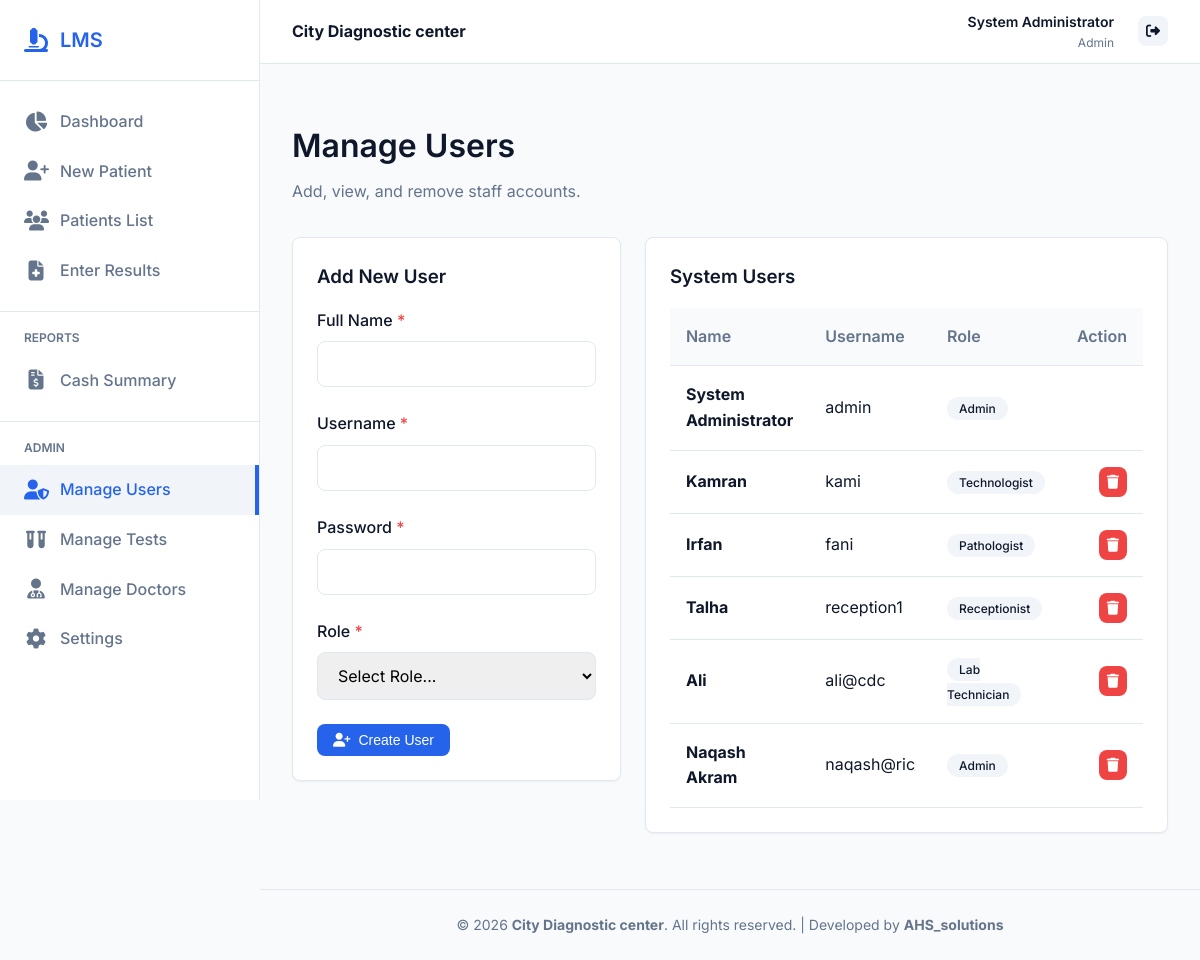
Page /users (signed in) on the earlier database version.
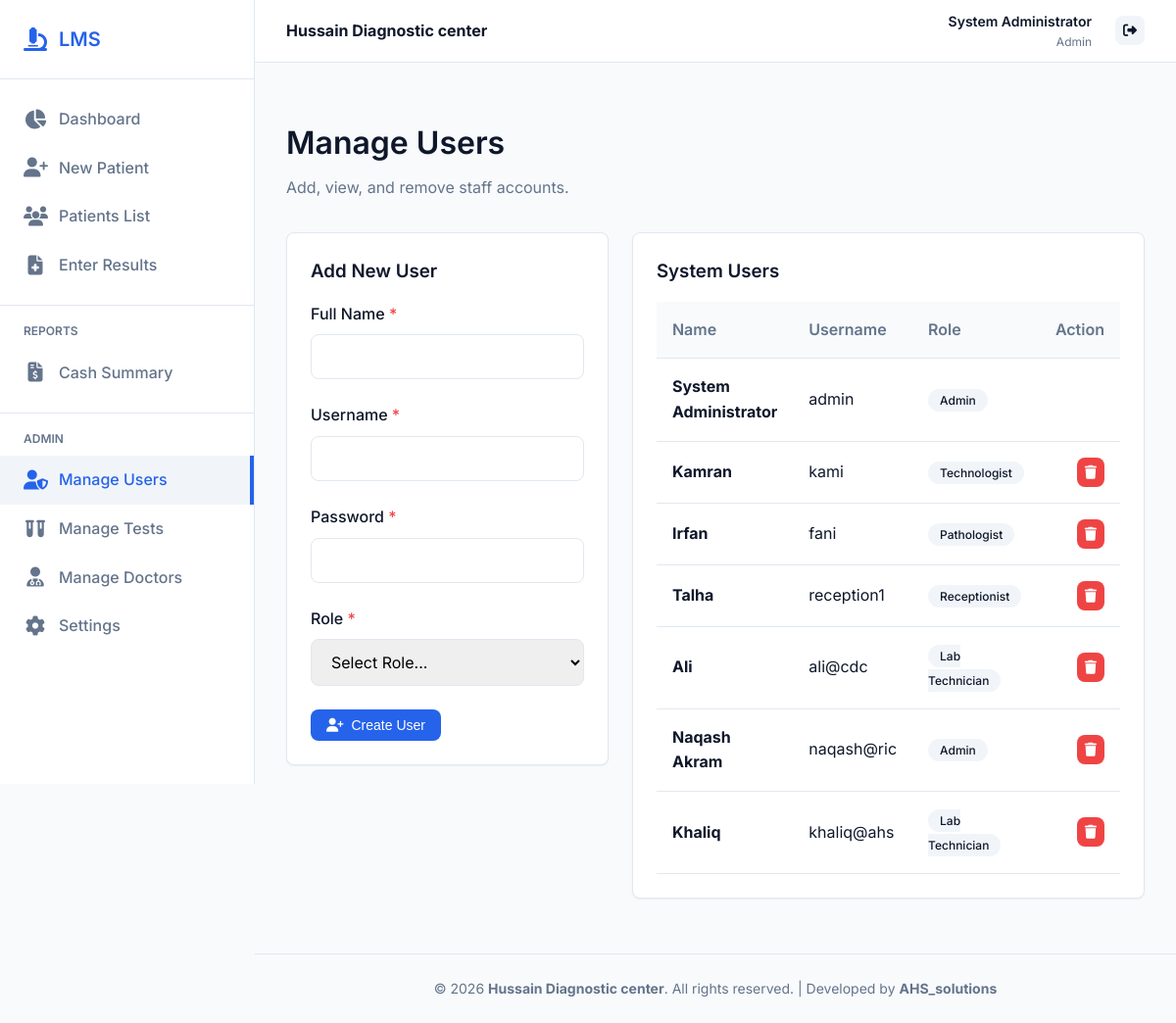
Same page on the later database version.
### models.py (models this page shows)
class Setting(db.Model):
    id = db.Column(db.Integer, primary_key=True)
    key = db.Column(db.String(50), unique=True, nullable=False)
    value = db.Column(db.String(255), nullable=False)

class User(db.Model, UserMixin):
    id = db.Column(db.Integer, primary_key=True)
    username = db.Column(db.String(50), unique=True, nullable=False)
    password_hash = db.Column(db.String(255), nullable=False)
    role = db.Column(db.String(50), nullable=False) # Admin, Receptionist, Lab Technician, Technologist, Pathologist
    name = db.Column(db.String(100), nullable=False)

### app.py (the view, shortened to what this page needs)
@app.route('/users', methods=['GET', 'POST'])
@login_required
@role_required('Admin')
def manage_users():
    users = User.query.all()
    return render_template('users/index.html', users=users)

### app.py (called while the page is built)
@login_manager.user_loader
def load_user(user_id):
    return User.query.get(int(user_id))

def role_required(*roles):
    def decorator(f):
        @wraps(f)
        def decorated_function(*args, **kwargs):
            if not current_user.is_authenticated:
                return redirect(url_for('login', next=request.url))
            if current_user.role not in roles and current_user.role != 'Admin':
                flash('You do not have permission to access this page.', 'error')
                return redirect(url_for('dashboard'))
            return f(*args, **kwargs)
        return decorated_function
    return decorator

def get_settings():
    if 'settings' not in g:
        try:
            g.settings = {s.key: s.value for s in Setting.query.all()}
        except Exception:
            g.settings = {}  # table may not exist during first init
    return g.settings

### templates/users/index.html (shortened to what this page needs)
{% extends "base.html" %}
{% block content %}
<div style="display: flex; justify-content: space-between; align-items: center; margin-bottom: 2rem;">
    <div>
        <h1>Manage Users</h1>
        <p style="color: var(--text-light);">Add, view, and remove staff accounts.</p>
    </div>
</div>
<div class="grid-2">
    <div>
        <div class="card">
            <h3>Add New User</h3>
            <form method="POST" style="margin-top: 1rem;">
                <div class="form-group">
                    <label class="form-label" for="name">Full Name <span style="color: var(--danger);">*</span></label>
                    <input type="text" id="name" name="name" class="form-control" required>
                </div>
                <div class="form-group">
                    <label class="form-label" for="username">Username <span style="color: var(--danger);">*</span></label>
                    <input type="text" id="username" name="username" class="form-control" required>
                </div>
                <div class="form-group">
                    <label class="form-label" for="password">Password <span style="color: var(--danger);">*</span></label>
                    <input type="password" id="password" name="password" class="form-control" required>
                </div>
                <div class="form-group">
                    <label class="form-label" for="role">Role <span style="color: var(--danger);">*</span></label>
                    <select id="role" name="role" class="form-control" required>
                        <option value="">Select Role...</option>
                    </select>
                </div>
                <button type="submit" class="btn btn-primary"><i class="fa-solid fa-user-plus"></i> Create User</button>
            </form>
        </div>
    </div>
    <div>
        <div class="card">
            <h3>System Users</h3>
            <div class="table-responsive" style="margin-top: 1rem;">
                <table>
                    <thead>
                        <tr>
                            <th>Name</th>
                            <th>Username</th>
                            <th>Role</th>
                            <th style="text-align: right;">Action</th>
                        </tr>
                    </thead>
                    <tbody>
                        {% for user in users %}
                        <tr>
                            <td><strong>{{ user.name }}</strong></td>
                            <td>{{ user.username }}</td>
                            <td><span class="badge" style="background: var(--secondary-color); color: var(--text-dark);">{{ user.role }}</span></td>
                            <td style="text-align: right;">
                                {% if user.id != current_user.id %}
                                <form action="{{ url_for('delete_user', user_id=user.id) }}" method="POST" style="display: inline;" onsubmit="return confirm('Delete this user account?');">
                                    <button type="submit" class="btn btn-danger btn-icon" title="Delete"><i class="fa-solid fa-trash"></i></button>
                                </form>
                                {% endif %}
                            </td>
                        </tr>
                        {% endfor %}
                    </tbody>
                </table>
            </div>
        </div>
    </div>
</div>
{% endblock %}

### templates/base.html (shortened to what the changed rows need)
<!DOCTYPE html>
<html lang="en">
<head>
    <link rel="stylesheet" href="https://cdnjs.cloudflare.com/ajax/libs/font-awesome/6.4.0/css/all.min.css">
    <link rel="stylesheet" href="{{ url_for('static', filename='css/style.css') }}">
</head>
<body>
    <div class="app-container">
        {% if current_user.is_authenticated %}
        <aside class="sidebar no-print">
            <div class="sidebar-header">
                <h2>LMS</h2>
            </div>
        </aside>
        {% endif %}
        <main class="main-content" {% if not current_user.is_authenticated %}style="margin-left: 0;"{% endif %}>
            {% if current_user.is_authenticated %}
            <header class="topbar no-print">
                <div class="lab-brand">
                    <strong>{{ lab_name }}</strong>
                </div>
                <div class="topbar-actions" style="display: flex; align-items: center; gap: 1.5rem;">
                    <div style="text-align: right;">
                        <div style="font-weight: 600; font-size: 0.875rem;">{{ current_user.name }}</div>
                        <div style="color: var(--text-light); font-size: 0.75rem;">{{ current_user.role }}</div>
                    </div>
                    <a href="{{ url_for('logout') }}" class="btn btn-secondary btn-icon" title="Logout"><i class="fa-solid fa-right-from-bracket"></i></a>
                </div>
            </header>
            {% endif %}
            <div class="content-wrapper">
                {% block content %}{% endblock %}
            </div>
            <footer class="no-print" style="text-align: center; padding: 1.5rem; border-top: 1px solid var(--border-color); color: var(--text-light); font-size: 0.875rem; margin-top: auto;">
                &copy; 2026 <strong>{{ lab_name }}</strong>. All rights reserved. | Developed by <strong>AHS_solutions</strong>
            </footer>
        </main>
    </div>
</body>
</html>

Differences in the rows shown:
changed Setting: value "City Diagnostic center" → "Hussain Diagnostic center"
added User: name "Khaliq", username "khaliq@ahs", role "Lab Technician"
